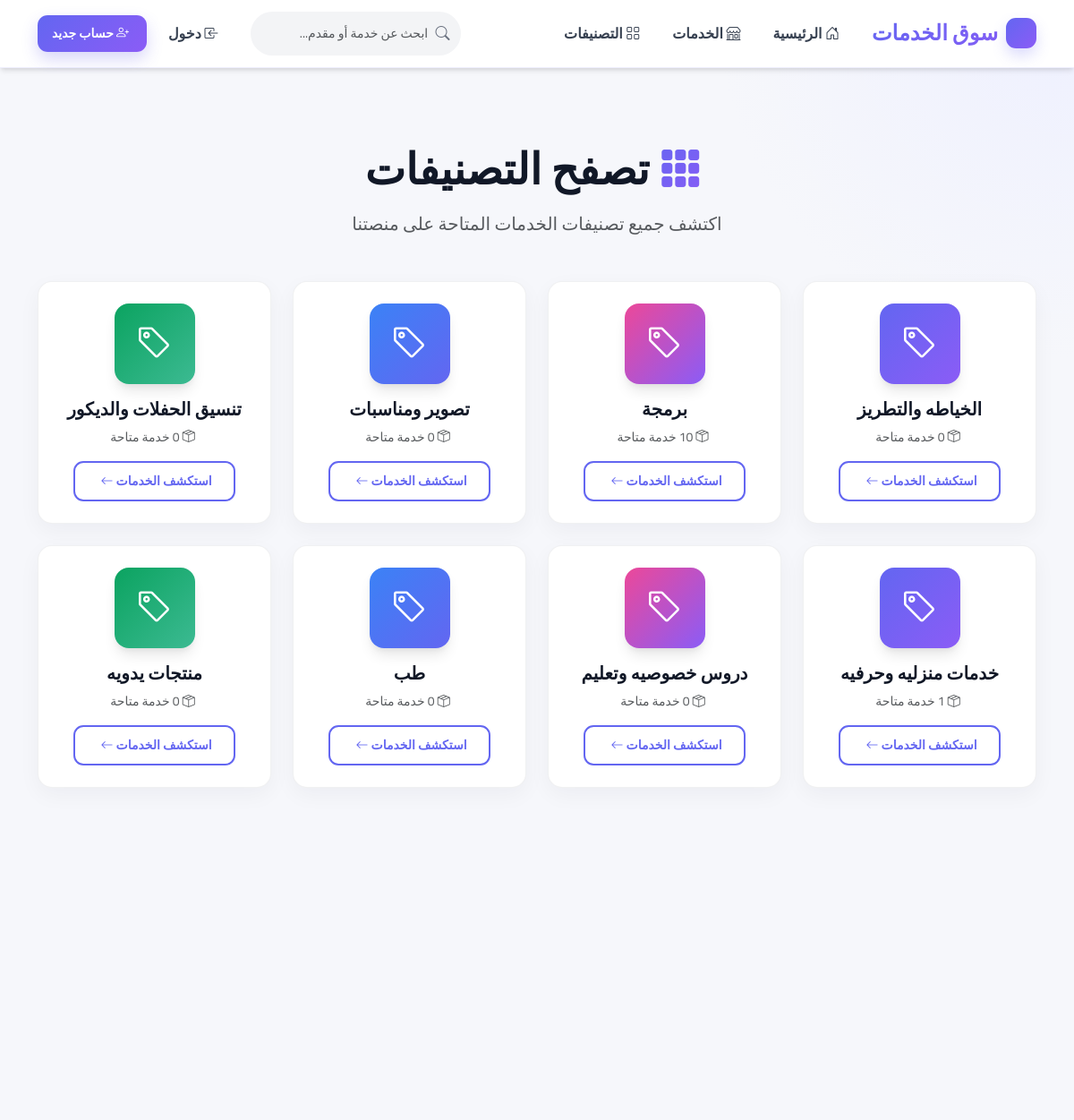
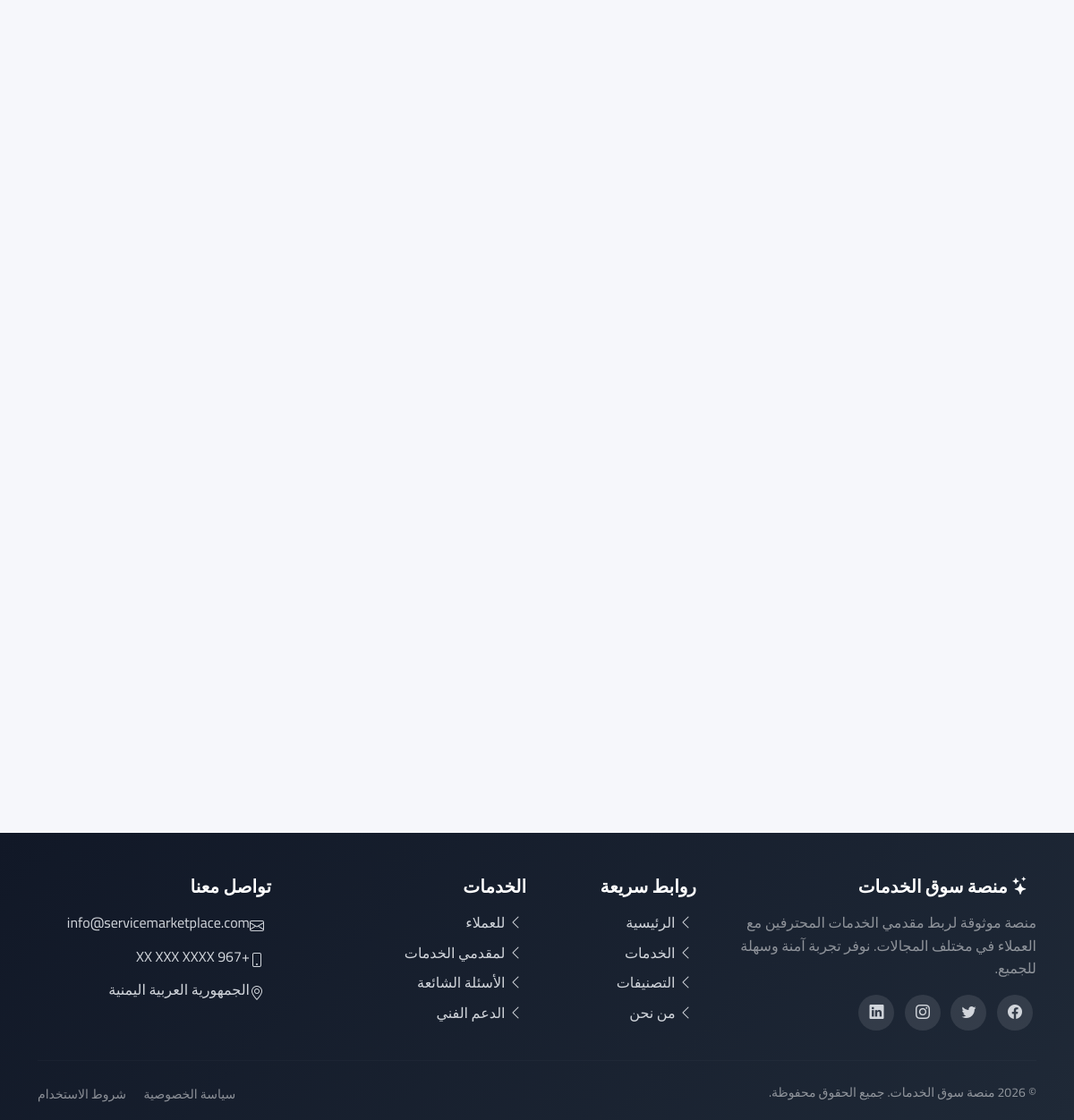
Page /marketplace/categories/ on the committed database (2 pictures, top to bottom).
### apps/marketplace/models.py (models this page shows, shortened)
class Category(models.Model):
    name = models.CharField(
        max_length=100,
        unique=True,
        verbose_name='اسم التصنيف'
    )
    slug = models.SlugField(max_length=120, unique=True, null=True, blank=True, verbose_name='الرابط المختصر')
    image = models.ImageField(upload_to='categories/', null=True, blank=True, verbose_name='صورة التصنيف')
    description = models.TextField(
        blank=True,
        verbose_name='الوصف'
    )
    icon = models.CharField(
        max_length=50,
        default='bi-tag',
        verbose_name='الأيقونة',
        help_text='اسم أيقونة Bootstrap Icons (مثل: bi-laptop, bi-brush)'
    )
    parent = models.ForeignKey(
        'self',
        on_delete=models.CASCADE,
        null=True,
        blank=True,
        related_name='subcategories',
        verbose_name='التصنيف الأب'
    )
    is_active = models.BooleanField(
        default=True,
        verbose_name='نشط'
    )
    order = models.IntegerField(
        default=0,
        verbose_name='الترتيب',
        help_text='الأرقام الأصغر تظهر أولاً'
    )
    created_at = models.DateTimeField(
        auto_now_add=True,
        verbose_name='تاريخ الإنشاء'
    )
    updated_at = models.DateTimeField(
        auto_now=True,
        verbose_name='تاريخ التعديل'
    )
    class Meta:
        verbose_name = 'تصنيف'
        verbose_name_plural = 'التصنيفات'
        ordering = ['order', 'name']
        indexes = [models.Index(fields=['is_active','order']), models.Index(fields=['slug'])]
    def get_absolute_url(self):
        return reverse('marketplace:category_detail', kwargs={'pk': self.pk})
    def get_services_count(self):
        return self.services.filter(status='active').count()

### apps/marketplace/views.py (the view)
# urls.py: path('categories/', views.CategoryListView.as_view(), name='category_list'),
class CategoryListView(ListView):
    model = Category
    template_name = 'marketplace/category_list.html'
    context_object_name = 'categories'
    def get_queryset(self):
        return Category.objects.filter(
            is_active=True,
            parent__isnull=True
        ).prefetch_related('subcategories')

### apps/core/context_processors.py (called while the page is built)
def maps_settings(request):
    return {'MAPS_API_KEY': settings.MAPS_API_KEY}

### apps/marketplace/templates/marketplace/category_list.html (shortened to what this page needs)
{% extends 'base.html' %}
{% block content %}
<div class="container py-5">
    <div class="text-center mb-5">
        <h2 class="fw-bold display-5 mb-3">
            <i class="bi bi-grid-3x3-gap-fill ms-2 text-gradient"></i>
            تصفح التصنيفات
        </h2>
        <p class="text-muted lead">اكتشف جميع تصنيفات الخدمات المتاحة على منصتنا</p>
    </div>
    <div class="row row-cols-1 row-cols-md-2 row-cols-lg-3 row-cols-xl-4 g-4">
        {% for category in categories %}
        <div class="col">
            <a href="{{ category.get_absolute_url }}" class="text-decoration-none">
                <div class="card h-100 text-center hover-lift">
                    <div class="card-body p-4">
                        <div class="category-icon-wrapper mb-3">
                            <div class="category-icon-bg">
                                <i class="{{ category.icon }} text-white" style="font-size: 2.5rem;"></i>
                            </div>
                        </div>
                        <h5 class="fw-bold mb-2">{{ category.name }}</h5>
                        <p class="text-muted small mb-3">
                            <i class="bi bi-box-seam ms-1"></i>
                            {{ category.get_services_count }} خدمة متاحة
                        </p>
                        <div class="mt-3">
                            <span class="btn btn-outline-primary btn-sm">
                                استكشف الخدمات
                                <i class="bi bi-arrow-left me-1"></i>
                            </span>
                        </div>
                    </div>
                </div>
            </a>
        </div>
        {% endfor %}
    </div>
</div>
{% endblock %}

### static/css/app.css (style rules this page uses)
:root { --primary-color: #6366f1; --primary-dark: #4f46e5; --primary-light: #818cf8; --secondary-color: #8b5cf6; --secondary-dark: #7c3aed; --secondary-light: #a78bfa; --accent-color: #ec4899; --accent-dark: #db2777; --accent-light: #f472b6; --success-color: #10b981; --warning-color: #f59e0b; --danger-color: #ef4444; --info-color: #3b82f6; --white: #ffffff; --gray-50: #f9fafb; --gray-100: #f3f4f6; --gray-200: #e5e7eb; --gray-300: #d1d5db; --gray-400: #9ca3af; --gray-500: #6b7280; --gray-600: #4b5563; --gray-700: #374151; --gray-800: #1f2937; --gray-900: #111827; --gradient-primary: linear-gradient(135deg, #667eea 0%, #764ba2 100%); --gradient-secondary: linear-gradient(135deg, #f093fb 0%, #f5576c 100%); --gradient-success: linear-gradient(135deg, #0ba360 0%, #3cba92 100%); --gradient-purple: linear-gradient(135deg, #6366f1 0%, #8b5cf6 100%); --gradient-pink: linear-gradient(135deg, #ec4899 0%, #8b5cf6 100%); --gradient-blue: linear-gradient(135deg, #3b82f6 0%, #6366f1 100%); --shadow-sm: 0 1px 2px 0 rgba(0, 0, 0, 0.05); --shadow-md: 0 4px 6px -1px rgba(0, 0, 0, 0.1), 0 2px 4px -1px rgba(0, 0, 0, 0.06); --shadow-lg: 0 10px 15px -3px rgba(0, 0, 0, 0.1), 0 4px 6px -2px rgba(0, 0, 0, 0.05); --shadow-xl: 0 20px 25px -5px rgba(0, 0, 0, 0.1), 0 10px 10px -5px rgba(0, 0, 0, 0.04); --shadow-2xl: 0 25px 50px -12px rgba(0, 0, 0, 0.25); --shadow-glow: 0 0 20px rgba(99, 102, 241, 0.3); --spacing-xs: 0.25rem; --spacing-sm: 0.5rem; --spacing-md: 1rem; --spacing-lg: 1.5rem; --spacing-xl: 2rem; --spacing-2xl: 3rem; --radius-sm: 0.375rem; --radius-md: 0.5rem; --radius-lg: 0.75rem; --radius-xl: 1rem; --radius-2xl: 1.5rem; --radius-full: 9999px; --transition-fast: 150ms cubic-bezier(0.4, 0, 0.2, 1); --transition-base: 300ms cubic-bezier(0.4, 0, 0.2, 1); --transition-slow: 500ms cubic-bezier(0.4, 0, 0.2, 1); }
* { margin: 0; padding: 0; box-sizing: border-box; }
body { font-family: 'Cairo', 'Tajawal', sans-serif; background: linear-gradient(135deg, #f5f7fa 0%, #c3cfe2 100%); background-attachment: fixed; color: var(--gray-800); line-height: 1.6; overflow-x: hidden; }
h1, h2, h3, h4, h5, h6 { font-weight: 700; line-height: 1.2; color: var(--gray-900); }
h2 { font-size: 2rem; }
h5 { font-size: 1.25rem; }
.card { border: none; border-radius: var(--radius-xl); background: white; box-shadow: var(--shadow-md); transition: all var(--transition-base); overflow: hidden; }
.card-body { padding: 1.5rem; }
.btn { font-weight: 600; border-radius: var(--radius-lg); padding: 0.625rem 1.5rem; transition: all var(--transition-base); border: none; position: relative; overflow: hidden; }
.btn::before { content: ''; position: absolute; top: 50%; left: 50%; width: 0; height: 0; border-radius: 50%; background: rgba(255, 255, 255, 0.3); transform: translate(-50%, -50%); transition: width 0.6s, height 0.6s; }
.btn-outline-primary { border: 2px solid var(--primary-color); color: var(--primary-color); background: transparent; }
.hover-lift { transition: all var(--transition-base); }
.text-gradient { background: var(--gradient-purple); -webkit-background-clip: text; -webkit-text-fill-color: transparent; background-clip: text; }
.site-shell { background:#f7f8fc }
.card { border:1px solid rgba(15,23,42,.06);border-radius:var(--radius-xl);box-shadow:0 8px 24px rgba(15,23,42,.045) }
.hover-lift,.service-card,.feature-box { transition:transform var(--transition-base),box-shadow var(--transition-base),border-color var(--transition-base) }
.btn { border-radius:.7rem;font-weight:700;transition:transform var(--transition-fast),box-shadow var(--transition-fast),background var(--transition-fast) }
.reveal-item { opacity:0;transform:translateY(12px) }
.reveal-item.is-visible { opacity:1;transform:none;transition:opacity .45s ease,transform .45s ease }

### static/css/design-system.css (style rules this page uses)
:root { --surface:#fff;--canvas:#f6f7fb;--ink:#162033;--muted:#69758a;--brand:#5b5ce2;--brand-2:#8b5cf6;--line:#e7eaf2;--success:#0f9f6e;--warning:#d88700;--danger:#d94343;--r-sm:10px;--r-md:16px;--r-lg:24px;--elev-1:0 8px 24px rgba(25,36,63,.06);--elev-2:0 18px 42px rgba(25,36,63,.12) }
body.site-shell { background:radial-gradient(circle at 100% 0,#eef0ff 0,transparent 25rem),var(--canvas);color:var(--ink) }

### rows in the picture
Category: name "الخياطه والتطريز"
Category: name "برمجة"
Category: name "تصوير ومناسبات"
Category: name "تنسيق الحفلات والديكور"
Category: name "خدمات منزليه وحرفيه"
Category: name "دروس خصوصيه وتعليم"
Category: name "طب"
Category: name "منتجات يدويه"
